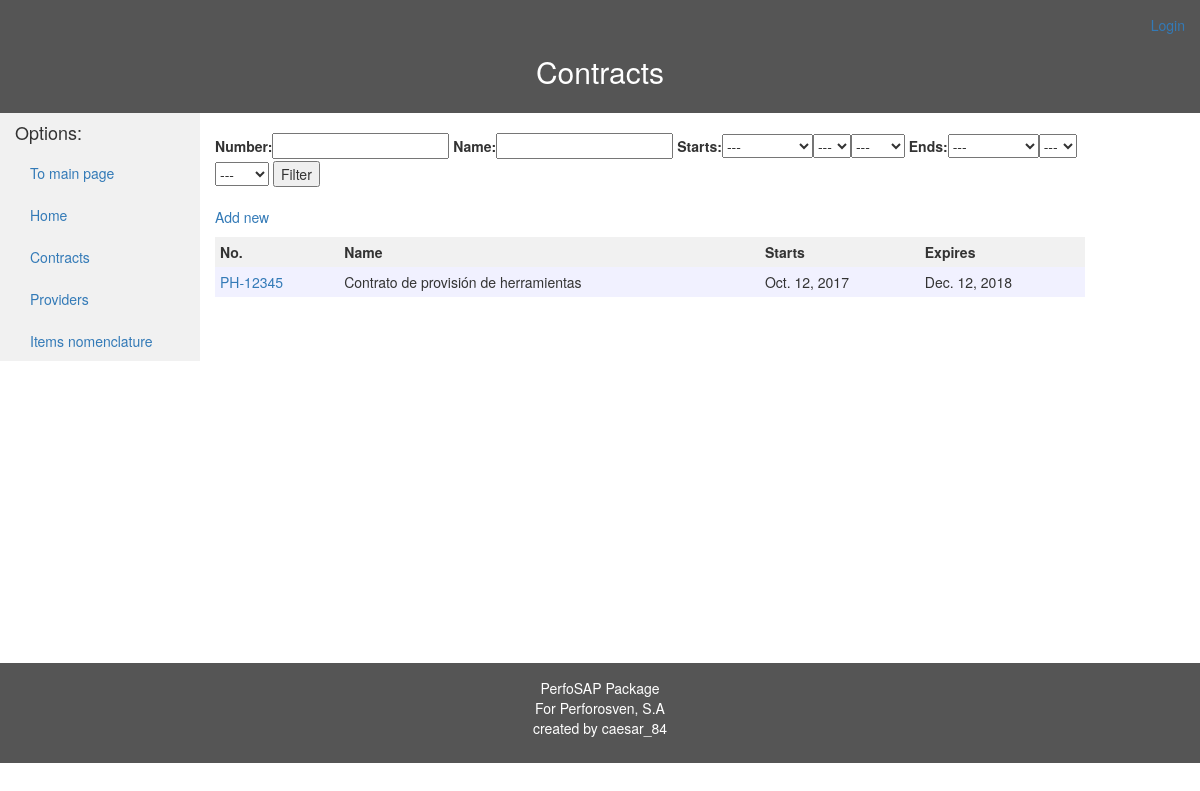
Screenshot of /procura/contracts (signed in) with the database file from the repository.
### procura/models.py (models this page shows, shortened)
class Contract(models.Model):
    name = models.CharField(max_length=100, help_text="Name")
    number = models.CharField(max_length=50, help_text="Contract number")
    description = models.TextField(help_text="Contract description")
    start_date = models.DateField(help_text="Start date")
    expiry_date = models.DateField(help_text="Expiry date")
    class Meta:
        ordering = ["-expiry_date", "start_date", "name"]
    @property
    def is_expired(self):
        return self.expiry_date < datetime.date.today()

### procura/views.py (the view)
@login_required()
def contract_filter(request):
    f = ContractFilter(request.GET, queryset=Contract.objects.all())
    return render_to_response('procura/contract_list.html', {'filter': f})

### procura/templates/procura/contract_list.html (shortened to what this page needs)
{% extends 'procura_static_pages/procura_base_template.html' %}
{% block header %}
    <h2 id="center">Contracts {{ contract.number }} </h2>
{% endblock %}
{% block content %}
    <form method="get">
        {{ filter.form }}
        <button type="submit">Filter</button>
    </form>
    <br>
    <p><a href="{% url 'procura:new-contract' %}">Add new</a></p>
    <table style="width:100%">
        <tr style="text-align:center">
            <th>No.</th>
            <th>Name</th>
            <th>Starts</th>
            <th>Expires</th>
        </tr>
        {% for contract in filter.qs %}
            <tr style="color:{% if contract.is_expired %} #f75526 {% endif %}">
                <td>
                    <a href="{% url 'procura:contract-detail' contract.pk %}"> {{ contract.number }} </a>
                </td>
                <td>{{ contract.name }}</td>
                <td>{{ contract.start_date }}</td>
                <td>
                    {% if contract.expiry_date == None %} Indefinite {% else %}
                        {{ contract.expiry_date }} {% endif %}
                </td>
            </tr>
        {% endfor %}
    </table>
{% endblock %}

### procura/static/css/styles.css (style rules this page uses)
#center { text-align: center }
th, td { padding: 5px }
th { background-color:#f1f1f1 }
tr { background-color:#f1f1ff }

### rows the page displays
Contract: number "PH-12345", name "Contrato de provisión de herramientas", start_date "Oct. 12, 2017", expiry_date "Dec. 12, 2018"
